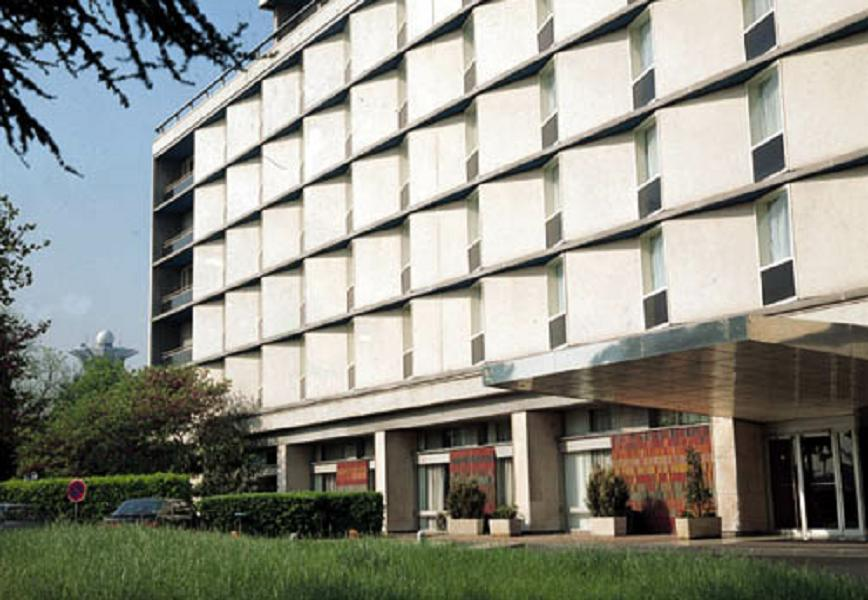
//> input picture Final_report/data/building.jpg, 868 x 600 px
$ ./report_final   (built with g++ and OpenCV 4)
//> lines starting //> are read from the running program, lines starting //| are printed output that depends on the picture
#include <opencv2\core\core.hpp>
#include <opencv2\highgui\highgui.hpp>
#include <opencv2\imgproc\imgproc.hpp>
#include <iostream>
using namespace cv;
using namespace std;

Mat inputImage;
Mat inputImage_mosaic;
Mat inputImage_clone;
Mat img_gray, dst;
int height, width;

//馬賽克大小
int neightbourhood = 10;
//記錄滑鼠狀態，0為滑鼠左鍵未按下或彈起，1為滑鼠左鍵按下
int mouseStatus = 0;
void onMouse(int events, int x, int y, int flag, void* ustg);
//創建馬賽克區域
void createMosaicImage(Mat inputMat, Mat& outputMat, int size);
//設置馬賽克區域
void setMosaic(Mat& inputMat, Rect rect);
//油畫特效
void oil_painting(Mat inputMat);

int main() {
	int option = 0;
	cout << "0為油畫特效，1為馬賽克: ";
	cin >> option;
//> the answer given: 1

	inputImage = imread("data/building.jpg");
//> inputImage is the input picture: 600 rows x 868 cols, CV_8UC3; mean B, G, R 133.7, 143.6, 142.9

	switch (option) {
	case 0:
		oil_painting(inputImage);
		return 0;

		break;
	case 1:
		inputImage_clone = inputImage.clone();
		createMosaicImage(inputImage, inputImage_mosaic, neightbourhood);
		namedWindow("showImage");
		setMouseCallback("showImage", onMouse);
		waitKey();
		return 0;

		break;
	default:
		break;
	}
}

void createMosaicImage(Mat inputMat, Mat& outputMat, int size) {
//> called with size = 10
	RNG rng;
	height = inputMat.rows;
//> height = 600
	width = inputMat.cols;
//> width = 868
	Mat padding;
	Mat tempMat;
	//為了方便後面計算，將輸入的影像大小擴充到寬高都是size的倍數
	copyMakeBorder(inputMat, padding, 0, size - inputMat.rows % size, 0, size - inputMat.cols % size, BORDER_REPLICATE);
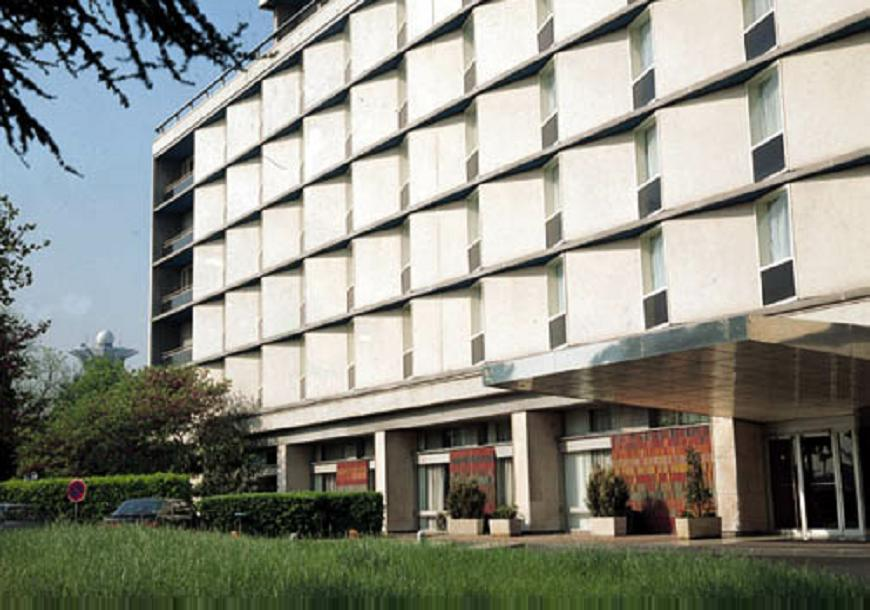
//> padding: 610 rows x 870 cols, CV_8UC3; mean B, G, R 132, 142.2, 141.3
	tempMat = padding.clone();
	for (int row = 0; row < padding.rows; row += size) {
		for (int col = 0; col < padding.cols; col += size) {
			int rand_x = rng.uniform(0, size);
			int rand_y = rng.uniform(0, size);
			Rect rect = Rect(col, row, size, size);
			Mat roi = tempMat(rect);
			Scalar color = Scalar(padding.at<Vec3b>(row + rand_y, col + rand_x)[0], \
				padding.at<Vec3b>(row + rand_y, col + rand_x)[1], \
				padding.at<Vec3b>(row + rand_y, col + rand_x)[2]);
			roi.setTo(color);
		}
	}
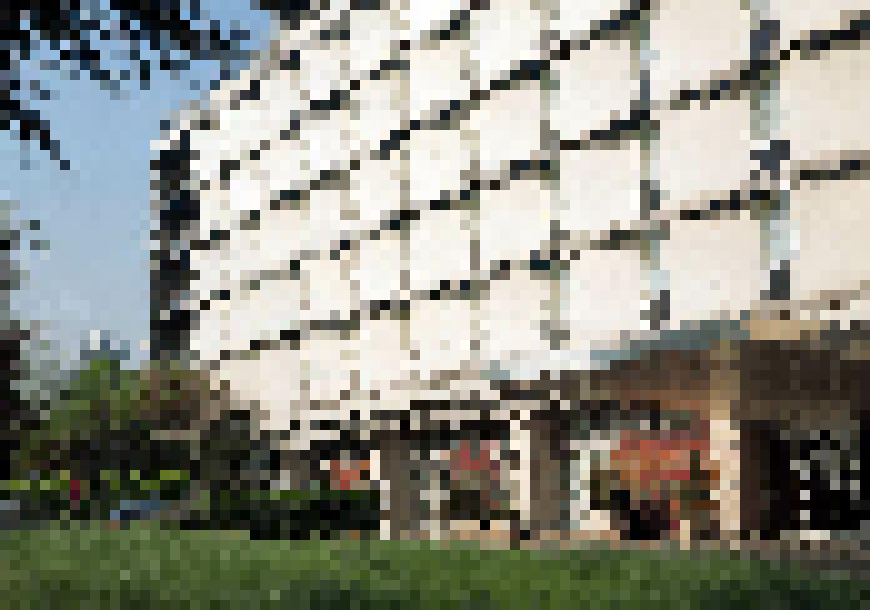
//> tempMat: 610 rows x 870 cols, CV_8UC3; mean B, G, R 131.7, 141.8, 140.9
	outputMat = tempMat(Rect(0, 0, width, height)).clone();
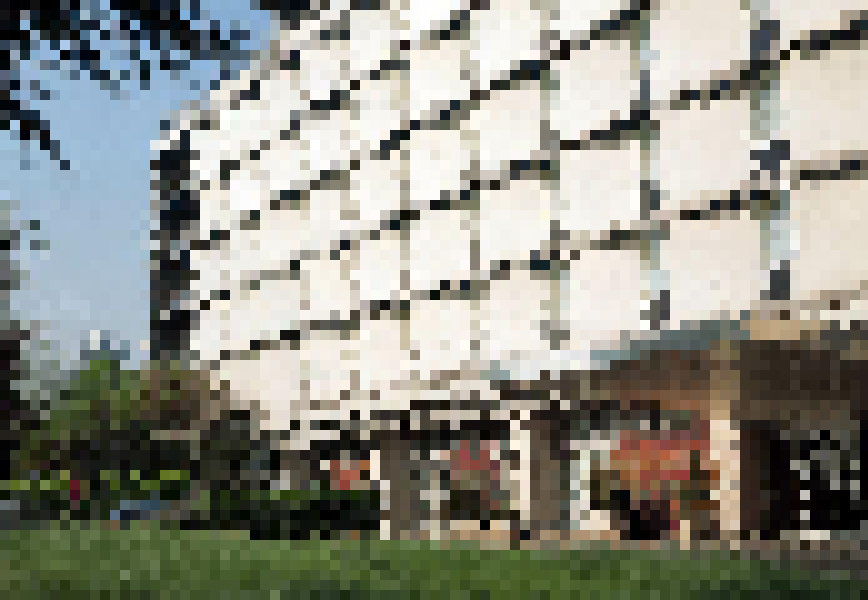
//> outputMat: 600 rows x 868 cols, CV_8UC3; mean B, G, R 133.4, 143.2, 142.6
//> (the program exits here)

$ run again, with Final_report/data/baboon.jpg copied over Final_report/data/building.jpg
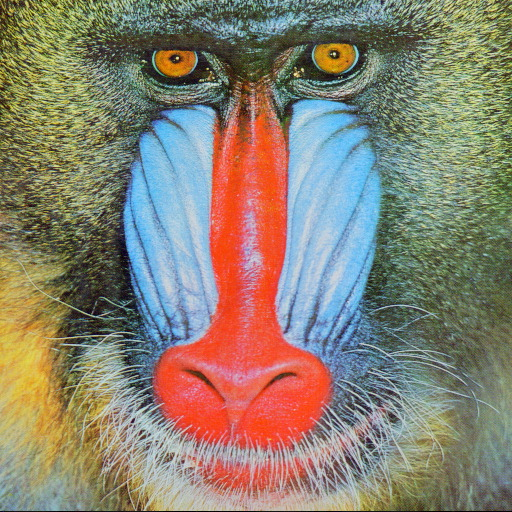
//> input picture Final_report/data/baboon.jpg, 512 x 512 px
//> inputImage is the input picture: 512 rows x 512 cols, CV_8UC3; mean B, G, R 112.9, 129.1, 137.1
//> after the loop in createMosaicImage, `for (int row = 0; row < padding.rows; row += size)`:
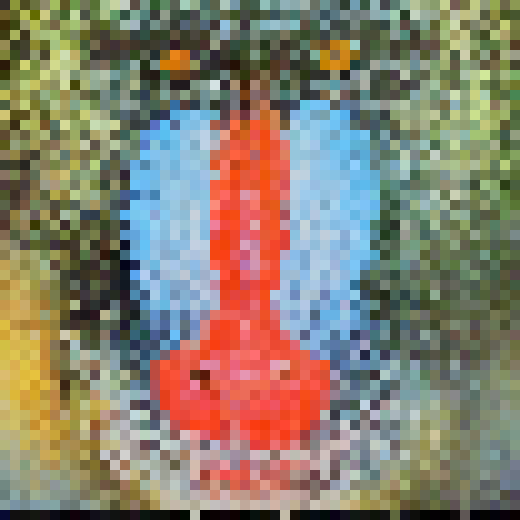
//> tempMat: 520 rows x 520 cols, CV_8UC3; mean B, G, R 111.3, 127.9, 135.3
//> in createMosaicImage, `outputMat = tempMat(Rect(0, 0, width, height)).clone();`:
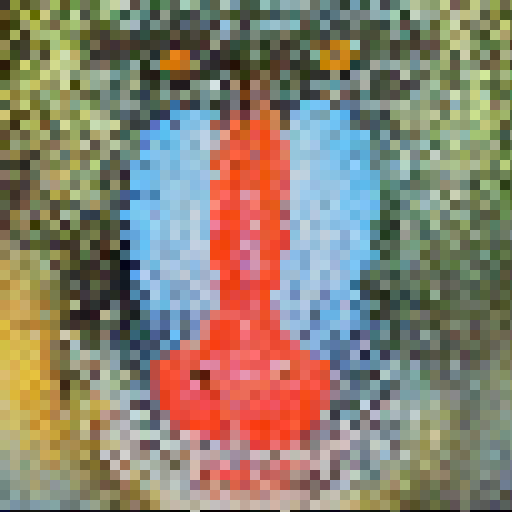
//> outputMat: 512 rows x 512 cols, CV_8UC3; mean B, G, R 113.2, 129.8, 137.5

$ run again, with Final_report/data/fruits.jpg copied over Final_report/data/building.jpg
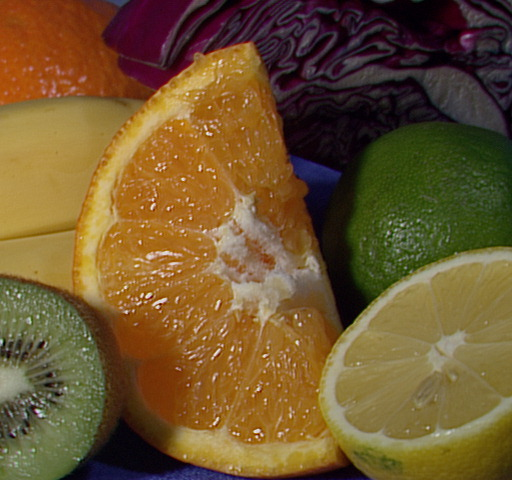
//> input picture Final_report/data/fruits.jpg, 512 x 480 px
//> inputImage is the input picture: 480 rows x 512 cols, CV_8UC3; mean B, G, R 46.2, 85.6, 110.8
//> after the loop in createMosaicImage, `for (int row = 0; row < padding.rows; row += size)`:
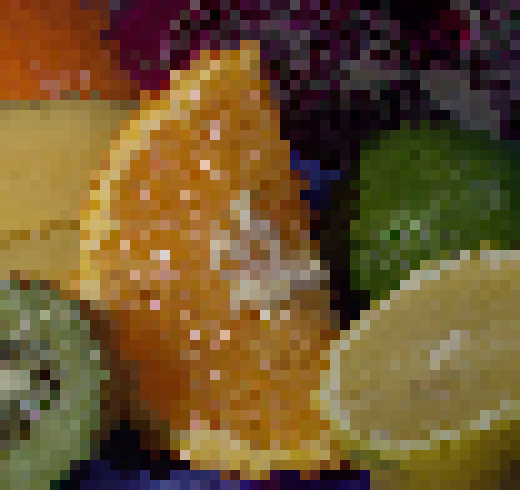
//> tempMat: 490 rows x 520 cols, CV_8UC3; mean B, G, R 45.7, 84.1, 108.9
//> in createMosaicImage, `outputMat = tempMat(Rect(0, 0, width, height)).clone();`:
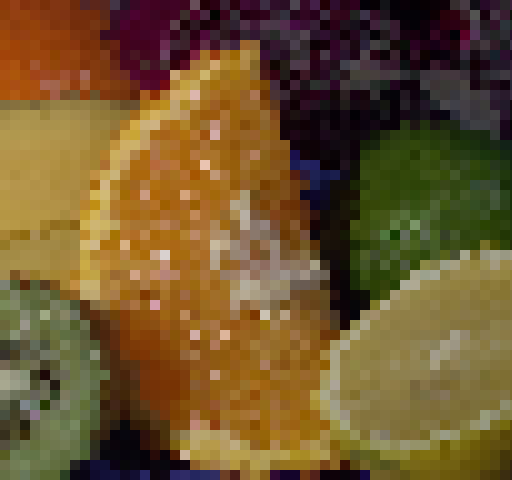
//> outputMat: 480 rows x 512 cols, CV_8UC3; mean B, G, R 45.6, 85.2, 110.6

$ run again, with Final_report/data/test1.jpg copied over Final_report/data/building.jpg
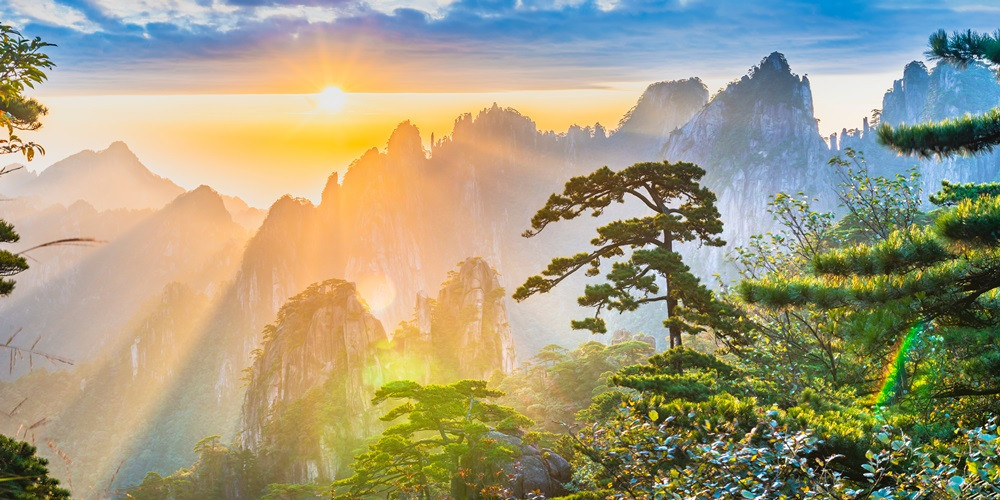
//> input picture Final_report/data/test1.jpg, 1000 x 500 px
//> inputImage is the input picture: 500 rows x 1000 cols, CV_8UC3; mean B, G, R 126.9, 156, 162.5
//> after the loop in createMosaicImage, `for (int row = 0; row < padding.rows; row += size)`:
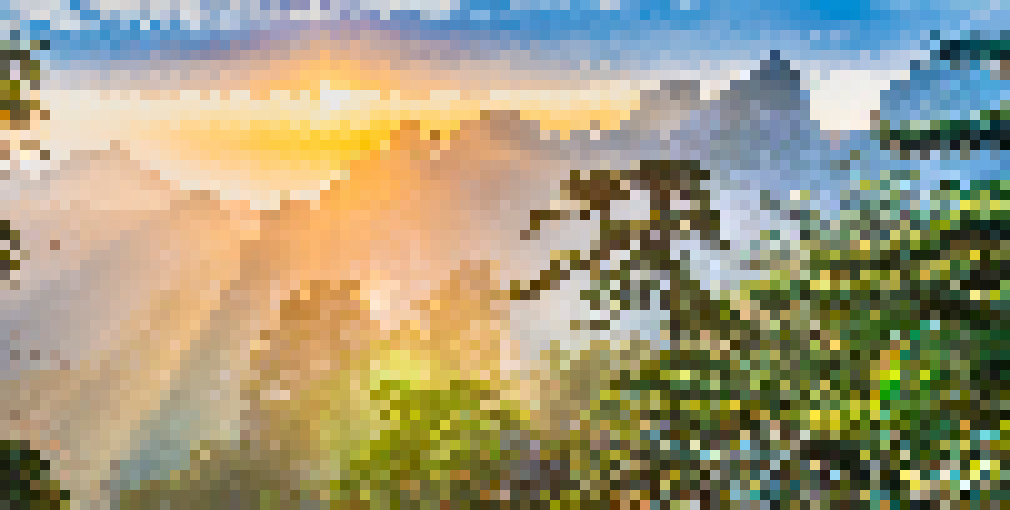
//> tempMat: 510 rows x 1010 cols, CV_8UC3; mean B, G, R 124.9, 154.2, 160.3
//> in createMosaicImage, `outputMat = tempMat(Rect(0, 0, width, height)).clone();`:
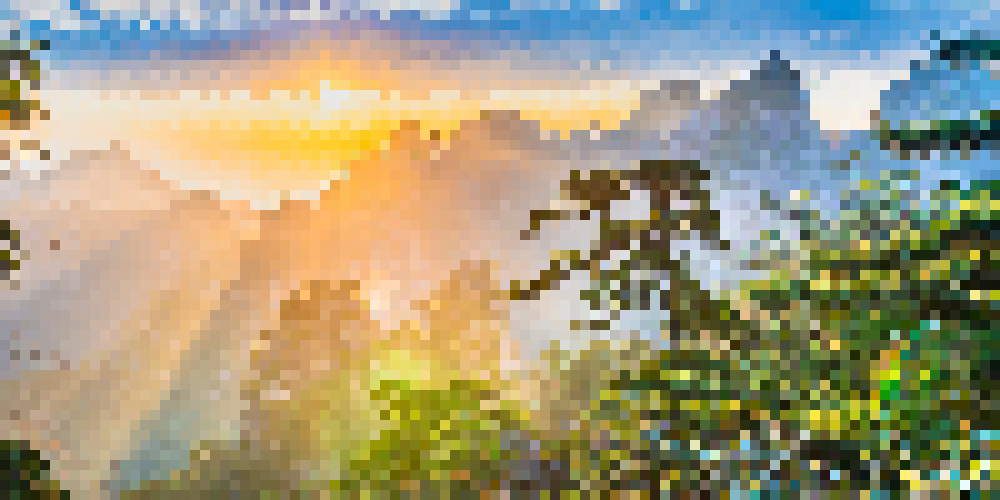
//> outputMat: 500 rows x 1000 cols, CV_8UC3; mean B, G, R 126.8, 155.9, 162.4
